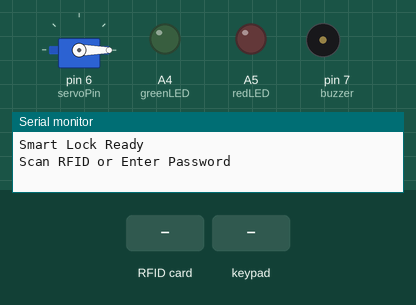
Simulated run of this sketch. Board: Arduino Uno, built with avr-gcc and run on an emulated ATmega328P. On the bench: servo, output pins drawn as LEDs (lit = HIGH), buzzer (waves = sounding, pin HIGH), the last lines printed to the serial monitor. Inputs (shaded band) come from the test bench. Pins used as bus, display or sensor lines are not drawn.

Above: at 1.2 s.
1.3 s: RFID card 01 02 03 04 held to the reader
At 2.3 s:
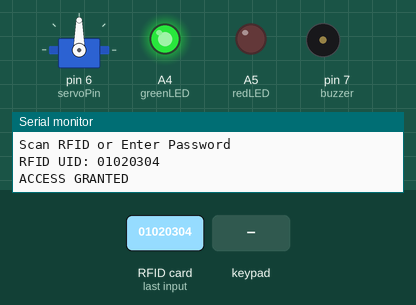
4.3 s: key '#' pressed
At 4.9 s:
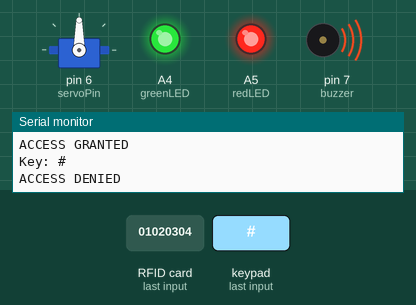
7.3 s: keypad keys 0 1 0 2 0 3 0 4 # pressed 0.4 s apart
At 11.0 s:
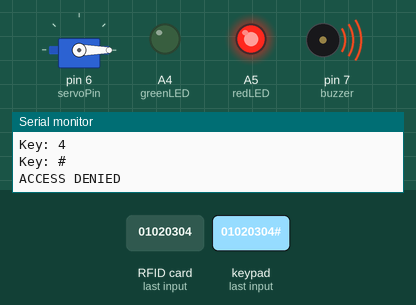
13.5 s: RFID card 5E 7A 19 C4 held to the reader
At 15.8 s:
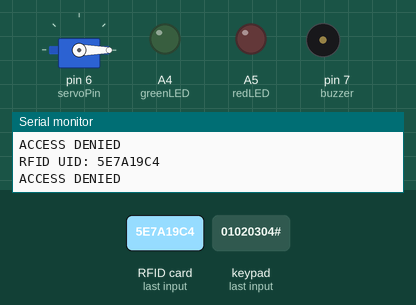
Timing chart, 0 to 17.3 s (numbered marks = the images above; inputs shaded):
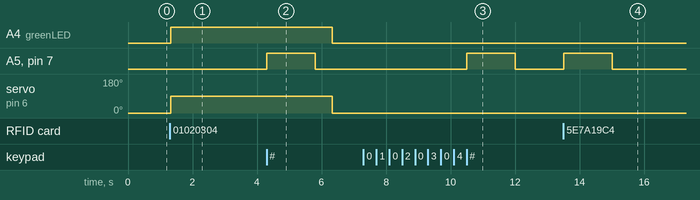

Measured:
- after the input at 1.3 s, A4 (greenLED): LOW → HIGH at once; servo on pin 6 (servoPin): 0° → 90° at once
- after the input at 4.3 s, A5 (redLED), pin 7 (buzzer): LOW → HIGH at once, → LOW 1.5 s later
- after the input at 7.3 s, A5 (redLED), pin 7 (buzzer): LOW → HIGH after 3.2 s, → LOW 1.5 s later
- after the input at 13.5 s, A5 (redLED), pin 7 (buzzer): LOW → HIGH at once, → LOW 1.5 s later

The sketch:

Project_Code.ino
```cpp
#include <SPI.h>
#include <MFRC522.h>
#include <Keypad.h>
#include <Servo.h>

// -------- RFID (RC522) --------
#define SS_PIN 10   // SDA
#define RST_PIN 9   // RST
MFRC522 rfid(SS_PIN, RST_PIN);

// -------- SERVO --------
Servo lockServo;
const int servoPin = 6;

// -------- OUTPUTS --------
const int greenLED = A4;
const int redLED   = A5;
const int buzzer   = 7;

// -------- KEYPAD --------
const byte ROWS = 4;
const byte COLS = 4;

char keys[ROWS][COLS] = {
  {'1','2','3','A'},
  {'4','5','6','B'},
  {'7','8','9','C'},
  {'*','0','#','D'}
};

byte rowPins[ROWS] = {2, 3, 4, 5};
byte colPins[COLS] = {A0, A1, A2, A3};

Keypad keypad = Keypad(makeKeymap(keys), rowPins, colPins, ROWS, COLS);

// -------- PASSWORDS --------
String masterPassword = "9999";   // Owner password
String userPassword   = "2580";   // Default user password
String enteredInput   = "";

// -------- SYSTEM STATES --------
enum State { NORMAL, SET_PASSWORD };
State currentState = NORMAL;

// -------- AUTO LOCK --------
unsigned long unlockTime = 0;
const unsigned long autoLockDelay = 5000; // 5 seconds
bool doorUnlocked = false;

// -------- AUTHORIZED RFID UID --------
// 1) Run once, scan card, copy UID from Serial Monitor
// 2) Paste it here (uppercase, no spaces)
String allowedUID = "01020304";  // 🔁 CHANGE THIS AFTER FIRST SCAN

void setup() {
  Serial.begin(9600);
  SPI.begin();
  rfid.PCD_Init();

  pinMode(greenLED, OUTPUT);
  pinMode(redLED, OUTPUT);
  pinMode(buzzer, OUTPUT);

  lockServo.attach(servoPin);
  lockServo.write(0); // LOCKED

  Serial.println("Smart Lock Ready");
  Serial.println("Scan RFID or Enter Password");
}

void unlockDoor() {
  Serial.println("ACCESS GRANTED");
  digitalWrite(greenLED, HIGH);
  digitalWrite(redLED, LOW);
  digitalWrite(buzzer, LOW);

  lockServo.write(90);   // UNLOCK
  unlockTime = millis();
  doorUnlocked = true;
}

void lockDoor() {
  lockServo.write(0);    // LOCK
  digitalWrite(greenLED, LOW);
  doorUnlocked = false;
  Serial.println("Door Auto-Locked");
}

void accessDenied() {
  Serial.println("ACCESS DENIED");
  digitalWrite(redLED, HIGH);
  digitalWrite(buzzer, HIGH);
  delay(1500);
  digitalWrite(redLED, LOW);
  digitalWrite(buzzer, LOW);
}

void handleKeypad() {
  char key = keypad.getKey();
  if (!key) return;

  Serial.print("Key: ");
  Serial.println(key);

  if (key == '*') {
    enteredInput = "";
    Serial.println("Input Cleared");
    return;
  }

  if (key == '#') {
    if (currentState == NORMAL) {
      if (enteredInput == masterPassword) {
        Serial.println("MASTER VERIFIED");
        Serial.println("Enter New Password");
        currentState = SET_PASSWORD;
      }
      else if (enteredInput == userPassword) {
        unlockDoor();
      }
      else {
        accessDenied();
      }
    }
    else if (currentState == SET_PASSWORD) {
      userPassword = enteredInput;
      Serial.println("PASSWORD UPDATED");
      currentState = NORMAL;
    }
    enteredInput = "";
  }
  else {
    enteredInput += key;
  }
}

void handleRFID() {
  if (!rfid.PICC_IsNewCardPresent()) return;
  if (!rfid.PICC_ReadCardSerial()) return;

  String uidStr = "";
  for (byte i = 0; i < rfid.uid.size; i++) {
    if (rfid.uid.uidByte[i] < 0x10) uidStr += "0";
    uidStr += String(rfid.uid.uidByte[i], HEX);
  }
  uidStr.toUpperCase();

  Serial.print("RFID UID: ");
  Serial.println(uidStr);

  if (uidStr == allowedUID) {
    unlockDoor();
  } else {
    accessDenied();
  }

  rfid.PICC_HaltA();
  rfid.PCD_StopCrypto1();
}

void loop() {
  handleKeypad();
  handleRFID();

  if (doorUnlocked && (millis() - unlockTime >= autoLockDelay)) {
    lockDoor();
  }
}
```
